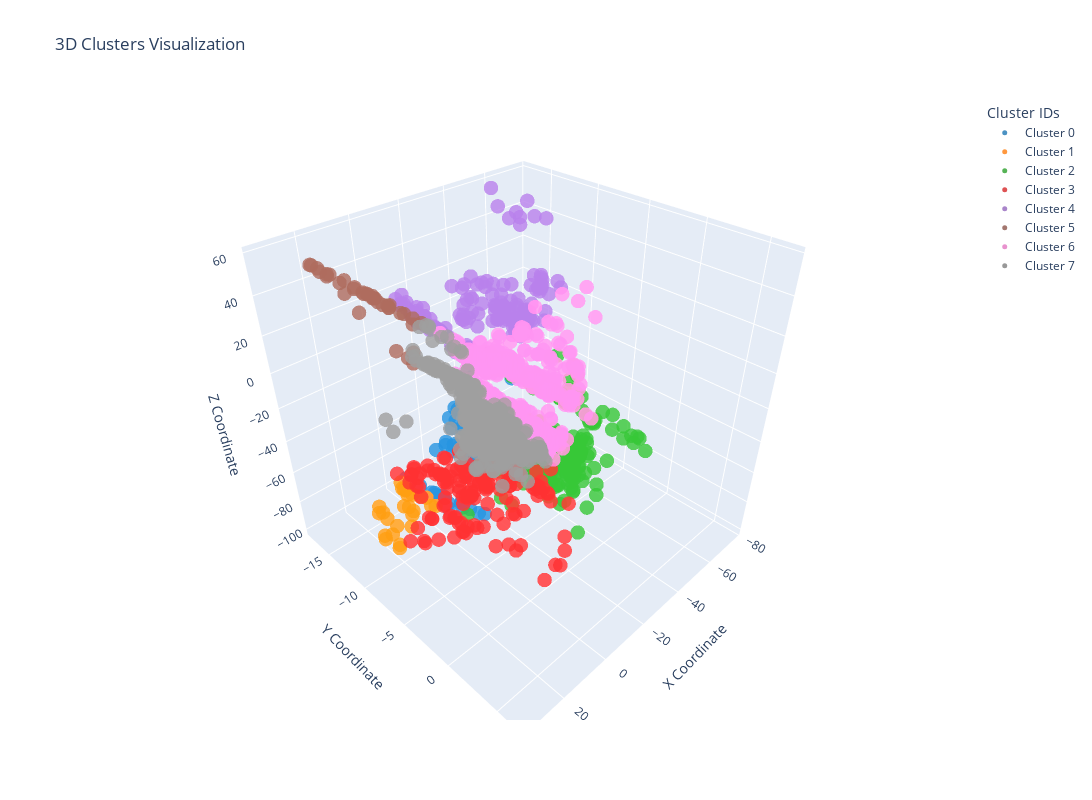

Source (notebook cell):
### Code cell
import torch
import plotly.graph_objects as go
import matplotlib.pyplot as plt

D = 0
S = 1000

# Example Data
points = gaussians._xyz[::S].detach().cpu()
clusters = unique_per_col_assignments[::S][:, D].detach().cpu()

def plot_3d_clusters_plotly(points, clusters):
    fig = go.Figure()

    x = points[:, 0]
    y = points[:, 1]
    z = points[:, 2]
    cluster_ids = clusters.squeeze()  # Flatten cluster tensor for easy indexing

    color_scale = plt.get_cmap('tab10')  # 'tab10' provides 10 distinct colors

    # Generate unique colors
    unique_clusters = cluster_ids.unique()
    # colors = [f'rgba({int(c)}, {int(255-c)}, {int((c/255)*100)}, 0.8)' for c in torch.linspace(0, 255, len(unique_clusters))]

    for i, cluster in enumerate(unique_clusters):
        color = f'rgba({color_scale(i)[0]*255}, {color_scale(i)[1]*255}, {color_scale(i)[2]*255}, 0.8)'
        idx = (cluster_ids == cluster)
        fig.add_trace(go.Scatter3d(
            x=x[idx].numpy(),
            y=y[idx].numpy(),
            z=z[idx].numpy(),
            mode='markers',
            marker=dict(size=5, color=color),
            name=f'Cluster {cluster.item()}'
        ))

    fig.update_layout(
        title="3D Clusters Visualization",
        scene=dict(
            xaxis_title='X Coordinate',
            yaxis_title='Y Coordinate',
            zaxis_title='Z Coordinate'
        ),
        legend_title="Cluster IDs",
        width=1200,
        height=800
    )
    fig.show()

plot_3d_clusters_plotly(points, clusters)

### Figure 1 — Plotly figure (JSON) as saved in the notebook; plotly's stock layout.template omitted (floating-point values rounded to 4 significant figures; data arrays with more than 128 entries replaced by an {"elided": "..."} marker saying what was removed)
{"data": [{"marker": {"color": "rgba(31.0, 119.0, 180.0, 0.8)", "size": 5}, "mode": "markers", "name": "Cluster 0", "type": "scatter3d", "x": [-10.85, -10.86, -27.78, -23.95, -2.455, -16.96, -16.95, 1.01, 0.6889, -11.6, -23.0, -22.25, -9.403, 1.1, -11.56, -10.3, -27.15, -7.122, 1.91, -0.9719, -20.84, -18.63, -20.64, -10.82, -21.44, -13.12, -25.17, -21.78, -16.04, -24.15, -21.91, -10.14, -28.31, -22.72, -11.74, -16.03, 1.674, -14.81, -22.62, -14.98, -21.55, -11.19, -8.687, -19.4, -10.96, -20.78, -10.76, -3.913, -22.34, -1.539, -22.65, -28.17, -10.97, 0.4702, -17.08, -30.28, -19.9, -12.93, -16.91, -10.98, -17.17, -26.98, -5.587, -49.77, -31.11, -6.312, -1.412], "y": [-10.5, -9.65, -13.18, -12.0, -10.68, -12.33, -11.37, -9.076, -11.25, -10.85, -11.67, -9.305, -11.77, -12.69, -9.701, -9.495, -14.03, -9.531, -14.38, -11.35, -13.42, -10.39, -12.96, -9.888, -10.04, -9.747, -12.41, -9.251, -8.952, -10.43, -8.348, -10.85, -8.24, -11.55, -11.34, -8.83, -13.51, -9.42, -11.88, -12.64, -8.209, -9.109, -10.65, -11.09, -12.14, -10.19, -10.46, -11.06, -9.243, -9.742, -9.195, -10.27, -9.308, -10.11, -9.228, -8.502, -9.474, -11.79, -9.315, -9.129, -11.62, -12.19, -11.99, -8.438, -8.473, -11.94, -11.36], "z": [-53.64, -56.48, -40.17, -39.2, -81.55, -46.81, -46.7, -79.35, -77.65, -94.61, -38.43, -6.543, -55.53, -78.48, -94.22, -55.84, -40.52, -84.05, -79.09, -79.91, -44.8, -40.18, -44.26, -56.19, -8.433, -56.57, -38.89, -7.025, -98.95, -7.124, -6.663, -53.44, -15.25, -20.89, -55.28, -43.48, -78.95, -99.18, -40.44, -44.77, -44.47, -54.47, -55.02, -43.1, -55.98, -39.53, -95.57, -83.68, -6.796, -81.03, -42.35, -35.82, -54.33, -79.15, -41.83, -14.54, -39.69, -47.09, -43.48, -55.75, -49.79, -41.34, -56.53, -16.47, -15.9, -89.2, -81.69]}, {"marker": {"color": "rgba(255.0, 127.0, 14.0, 0.8)", "size": 5}, "mode": "markers", "name": "Cluster 1", "type": "scatter3d", "x": [14.88, 6.481, 10.53, 5.506, 19.38, 26.98, 6.474, 21.37, 11.2, 7.636, 26.22, 6.877, 15.65, 21.59, 5.646, 15.86, 27.6, 21.32, 9.988, 8.621, 7.18, 24.93, 24.37, 7.08, 15.46, 23.65, 19.61], "y": [-9.559, -12.9, -11.54, -11.44, -8.563, -9.822, -13.09, -11.68, -11.99, -12.74, -8.252, -9.034, -10.54, -9.814, -13.96, -9.453, -9.559, -11.18, -12.15, -9.083, -11.95, -8.614, -9.641, -10.09, -9.931, -11.45, -12.78], "z": [-70.63, -76.39, -71.68, -76.91, -72.56, -76.99, -76.56, -74.63, -68.59, -75.97, -79.0, -72.34, -70.74, -75.55, -77.11, -71.73, -77.54, -76.87, -71.08, -70.92, -76.26, -79.8, -77.95, -70.79, -68.96, -71.95, -76.98]}, {"marker": {"color": "rgba(44.0, 160.0, 44.0, 0.8)", "size": 5}, "mode": "markers", "name": "Cluster 2", "type": "scatter3d", "x": {"elided": "332 float values"}, "y": {"elided": "332 float values"}, "z": {"elided": "332 float values"}}, {"marker": {"color": "rgba(214.0, 39.0, 40.0, 0.8)", "size": 5}, "mode": "markers", "name": "Cluster 3", "type": "scatter3d", "x": {"elided": "157 float values"}, "y": {"elided": "157 float values"}, "z": {"elided": "157 float values"}}, {"marker": {"color": "rgba(148.0, 103.0, 189.0, 0.8)", "size": 5}, "mode": "markers", "name": "Cluster 4", "type": "scatter3d", "x": {"elided": "181 float values"}, "y": {"elided": "181 float values"}, "z": {"elided": "181 float values"}}, {"marker": {"color": "rgba(140.0, 86.0, 75.0, 0.8)", "size": 5}, "mode": "markers", "name": "Cluster 5", "type": "scatter3d", "x": [8.254, 7.667, 16.03, 13.39, 12.13, 5.683, 18.45, 14.31, 15.33, 23.35, 9.512, 13.77, 3.353, 19.13, 8.066, 11.99, 3.366, 23.51, 16.49, 8.434, 24.17, 6.751, 23.86, 12.33, 22.84, 6.198, 11.9, 26.29, 11.01, 16.51, 9.597, 15.03, 16.72, 21.11, 15.68, 13.32], "y": [-9.301, -10.77, -11.7, -11.98, -9.02, -10.05, -13.98, -13.79, -9.285, -15.4, -13.81, -8.47, -14.22, -11.97, -12.06, -12.2, -13.5, -15.53, -17.18, -8.291, -14.35, -12.37, -10.13, -8.415, -11.74, -13.83, -10.57, -10.63, -12.67, -11.9, -9.135, -12.53, -16.2, -14.11, -11.17, -17.5], "z": [32.48, 34.12, 45.33, 41.32, 18.84, 32.17, 46.5, 42.03, 23.44, 53.89, 36.87, 42.45, 27.57, 49.22, 34.87, 39.94, 27.77, 53.92, 43.97, 35.71, 55.1, 32.39, 44.33, 17.9, 54.65, 31.43, 40.47, 52.88, 38.45, 45.09, 19.7, 43.57, 43.94, 51.29, 45.3, 40.64]}, {"marker": {"color": "rgba(227.0, 119.0, 194.0, 0.8)", "size": 5}, "mode": "markers", "name": "Cluster 6", "type": "scatter3d", "x": {"elided": "1194 float values"}, "y": {"elided": "1194 float values"}, "z": {"elided": "1194 float values"}}, {"marker": {"color": "rgba(127.0, 127.0, 127.0, 0.8)", "size": 5}, "mode": "markers", "name": "Cluster 7", "type": "scatter3d", "x": {"elided": "588 float values"}, "y": {"elided": "588 float values"}, "z": {"elided": "588 float values"}}], "layout": {"height": 800, "legend": {"title": {"text": "Cluster IDs"}}, "scene": {"xaxis": {"title": {"text": "X Coordinate"}}, "yaxis": {"title": {"text": "Y Coordinate"}}, "zaxis": {"title": {"text": "Z Coordinate"}}}, "title": {"text": "3D Clusters Visualization"}, "width": 1200}}
